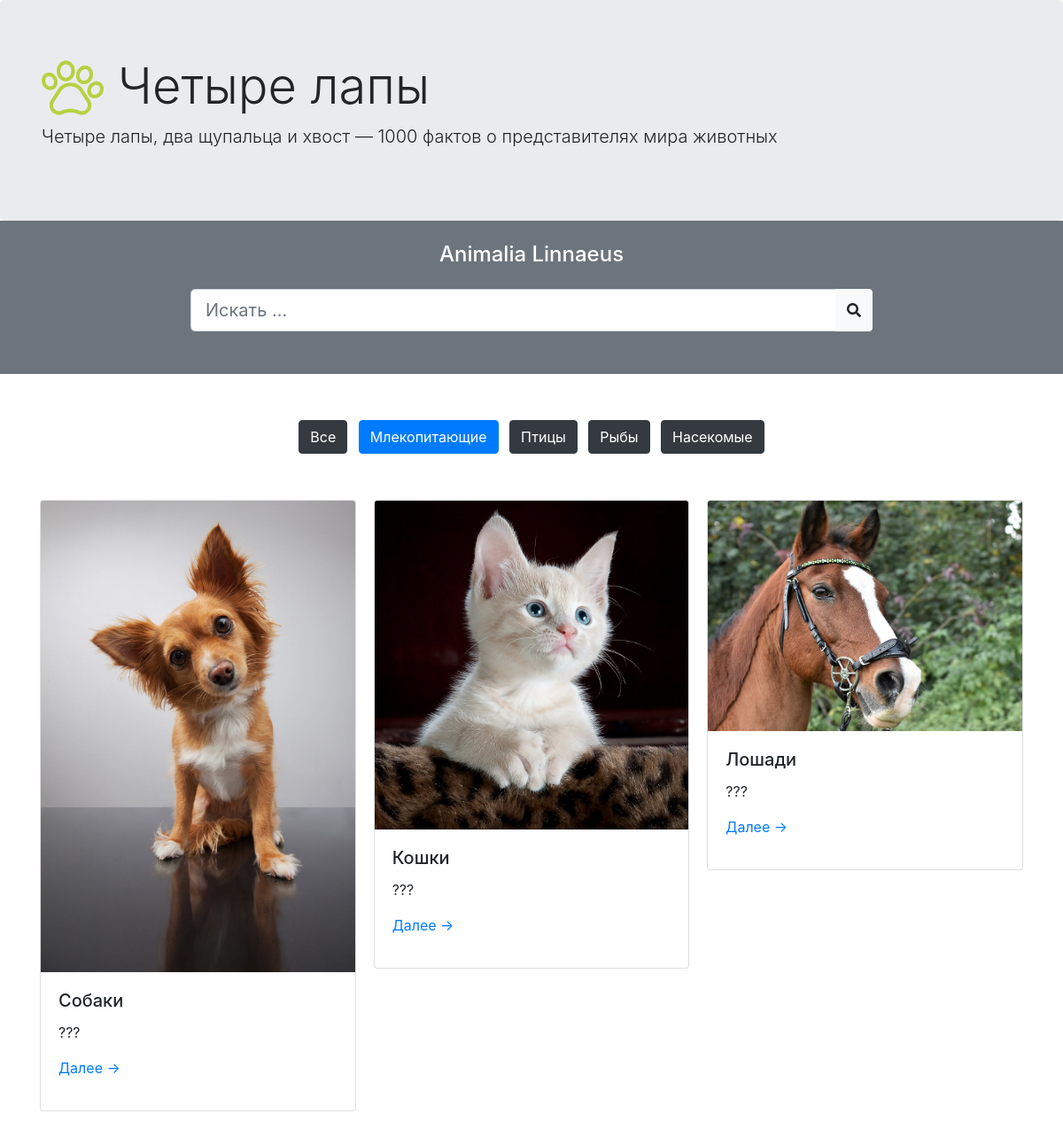
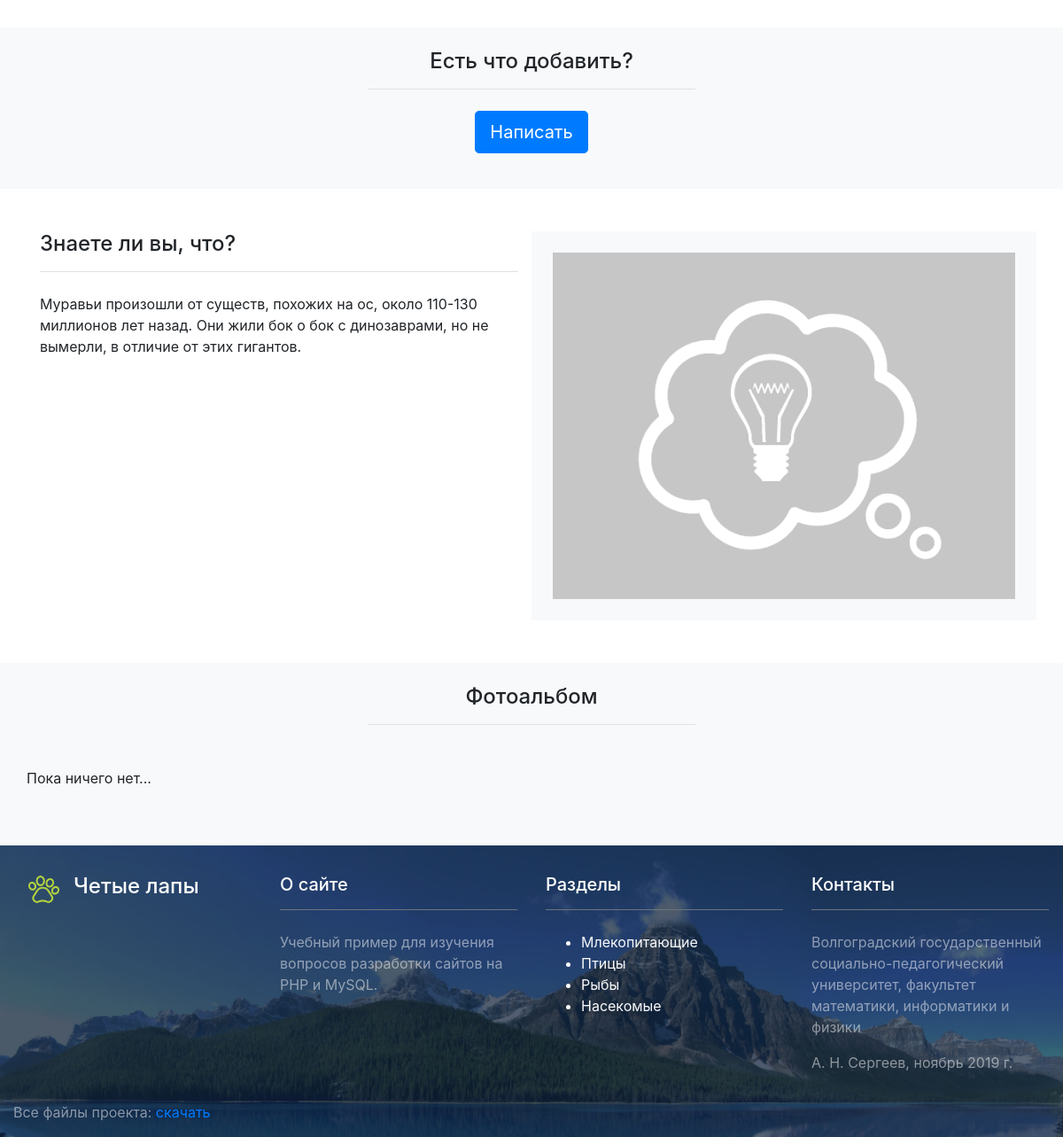
Screenshot of /?cat=1 with the database file from the repository (2 pictures, top to bottom).
### tables this page shows
CREATE TABLE IF NOT EXISTS `categories` (
  `id` bigint(20) NOT NULL AUTO_INCREMENT,
  `name` varchar(200) NOT NULL,
  `description` text,
  `ordered` int(11) DEFAULT NULL,
  PRIMARY KEY (`id`),
  KEY `id` (`id`)
);

CREATE TABLE IF NOT EXISTS `pages` (
  `id` bigint(20) NOT NULL AUTO_INCREMENT,
  `title` text NOT NULL,
  `description` text,
  `content` text NOT NULL,
  `category` bigint(20) NOT NULL,
  `image` varchar(200) DEFAULT NULL,
  PRIMARY KEY (`id`)
);

CREATE TABLE IF NOT EXISTS `interestings` (
  `id` bigint(20) NOT NULL AUTO_INCREMENT,
  `text` text NOT NULL,
  `image` varchar(200) DEFAULT NULL,
  PRIMARY KEY (`id`)
);

### homepage.php (the view)
<div class="container-fluid">
    <div class="row justify-content-center bg-secondary">
        <div class="col-md-8 text-white text-center">
            <h4 class="m-4">Animalia Linnaeus</h4>
            <div class="input-group mt-4 mb-5">
                <input class="form-control form-control-lg" type="text" placeholder="Искать ...">
                <div class="input-group-append">
                    <button class="btn btn-light" type="button" id="button-addon2"><i class="fas fa-search"></i></button>
                </div>
            </div>
        </div>
    </div>
    <div class="row">
        <div class="col text-center pt-5">
            <?php  $class = ( $cat_id == 0 ) ? 'btn-primary' : 'btn-dark'; ?>
            <a class="btn m-1 <?php echo $class; ?>" href="." role="button">Все</a>
            <?php
                $result = $mysqli->query( "SELECT * FROM categories ORDER BY ordered ASC" );
                while ( $row = $result->fetch_assoc() ) :
                    $class = ( $cat_id == $row['id'] ) ? 'btn-primary' : 'btn-dark';
            ?>
            <a class="btn m-1 <?php echo $class; ?>" href="?cat=<?php echo $row['id']; ?>" role="button"><?php echo $row['name']; ?></a>
            <?php
                endwhile;
            ?>
        </div>
    </div>
</div>
<div class="container mt-5">
    <div class="card-columns">
        <?php
            $sql = "SELECT * FROM pages";
            if ( $cat_id ) $sql .= " WHERE category=$cat_id";
            $result = $mysqli->query( $sql );
            while ( $row = $result->fetch_assoc() ) :
        ?>
        <div class="card">
            <a href="?page=<?php echo $row['id']; ?>"><img src="images/<?php echo $row['image']; ?>" class="card-img-top"></a>
            <div class="card-body">
                <h5 class="card-title"><?php echo $row['title']; ?></h5>
                <p class="card-text">???</p>
                <p><a href="?page=<?php echo $row['id']; ?>">Далее &rarr;</a>
            </div>
        </div>
        <?php
            endwhile;
        ?>
    </div>
</div>
<div class="container-fluid mt-5">
    <div class="row justify-content-center bg-light">
        <div class="col-md-4 text-center m-4">
            <h4 class="border-bottom pb-3 mb-4">Есть что добавить?</h4>
            <p><a href="123" class="btn btn-primary btn-lg">Написать</a></p>
        </div>
    </div>
</div>
<?php
    $result = $mysqli->query( "SELECT * FROM interestings ORDER by rand() LIMIT 1" );
    $row = $result->fetch_assoc();
?>
<div class="container mt-5">
    <div class="row">
        <div class="col-md-6">
            <h4 class="border-bottom pb-3 mb-4">Знаете ли вы, что?</h4>
            <p><?php echo $row['text']; ?></p>
        </div>
        <div class="col-md-6 bg-light p-4">
            <img src="interface/idea.png" class="img-fluid">
        </div>
    </div>
</div>
<div class="bg-light">
    <div class="container-fluid mt-5">
        <div class="row justify-content-center bg-light">
            <div class="col-4 text-center m-4">
                <h4 class="border-bottom pb-3 mb-4">Фотоальбом</h4>
            </div>
        </div>
    </div>
    <div class="container pb-5">
        <div class="row">
            <p>Пока ничего нет...</p>
        </div>
    </div>
</div>

### rows the page displays
categories: name "Млекопитающие"
categories: name "Птицы"
categories: name "Рыбы"
categories: name "Насекомые"
pages: image (picture), title "Собаки"
pages: image (picture), title "Кошки"
pages: image (picture), title "Лошади"
interestings: text "Муравьи произошли от существ, похожих на ос, около 110-130 миллионов лет назад. Они жили бок о бок с динозаврами, но не вымерли, в отличие от этих гигантов."
